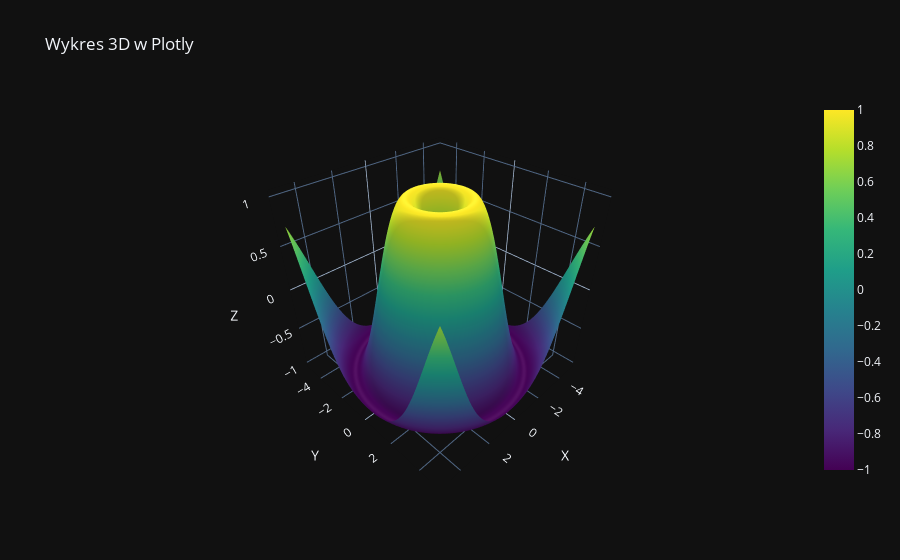

The cell this chart's notebook holds for it:
### Code cell
import plotly.graph_objects as go
import numpy as np

# Dane
X = np.linspace(-5, 5, 100)
Y = np.linspace(-5, 5, 100)
X, Y = np.meshgrid(X, Y)
Z = np.sin(np.sqrt(X**2 + Y**2))

# Wykres powierzchni
fig = go.Figure(data=[
    go.Surface(z=Z, x=X, y=Y, colorscale='Viridis')
])

fig.update_layout(
    scene=dict(
        xaxis_title='X',
        yaxis_title='Y',
        zaxis_title='Z'
    ),
    title="Wykres 3D w Plotly"
)

fig.show()

### Figure 1 — Plotly figure (JSON) as saved in the notebook; plotly's stock layout.template omitted (floating-point values rounded to 4 significant figures; data arrays with more than 128 entries replaced by an {"elided": "..."} marker saying what was removed)
{"data": [{"colorscale": [[0.0, "#440154"], [0.1111, "#482878"], [0.2222, "#3e4989"], [0.3333, "#31688e"], [0.4444, "#26828e"], [0.5556, "#1f9e89"], [0.6667, "#35b779"], [0.7778, "#6ece58"], [0.8889, "#b5de2b"], [1.0, "#fde725"]], "x": {"elided": "100x100 float values"}, "y": {"elided": "100x100 float values"}, "z": {"elided": "100x100 float values"}, "type": "surface"}], "layout": {"scene": {"xaxis": {"title": {"text": "X"}}, "yaxis": {"title": {"text": "Y"}}, "zaxis": {"title": {"text": "Z"}}}, "title": {"text": "Wykres 3D w Plotly"}}}
